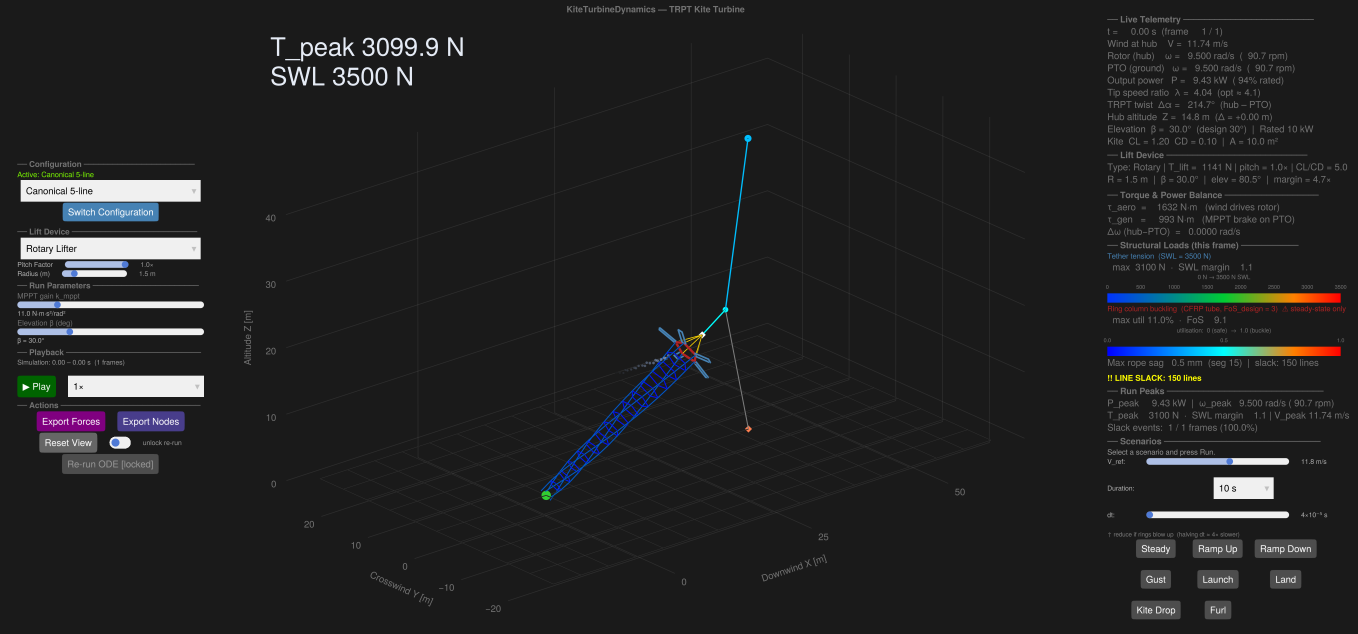
#> input picture docs/reporting/figures/instrument-gallery/captures/dashboard-twisted-window-head.png, 4074 x 1900 px (shown at 1/3 size)
$ python crop-twisted-cell.py
#> lines starting #> are read from the running program, lines starting #| are printed output that depends on the picture
#!/usr/bin/env python3
"""crop-twisted-cell.py — cut the 3D viewport out of the whole-window render.

render-twisted-state-head.jl saves the whole dashboard window at
px_per_unit = 2 (4074 x 1900). The layout columns are fixed: 300 px
control column, the 3D viewport, 370 px HUD column — but the widgets do
not respect their column exactly: the slider tracks end at device x = 612
(6 logical px past the 300 px column), and the HUD text anchors 3308 px at
the latest (23 device px inside its own column edge). Cutting on the
declared column widths therefore keeps clipped glyphs of both columns.

So the cut lands on the measured ink boundaries instead: device columns
613 .. 3308 inclusive, 2696 wide. Both inside margins carry zero ink at a
threshold of 12 levels off #1a1a1a, and the excluded strips carry the
sliders (1479 ink px) and the HUD's first glyph slivers. Every pixel the
scene draws prints; no chrome pixel does.

Run:
    python3 crop-twisted-cell.py
"""
from pathlib import Path
import hashlib

from PIL import Image

HERE = Path(__file__).resolve().parent
FULL = HERE / "dashboard-twisted-window-head.png"
OUT = HERE / "dashboard-twisted-state-head.png"

PPU = 2
WINDOW = (4074, 1900)
LEFT = 613          # first column kept: slider ink ends at 612
RIGHT = 3309        # one past the last column kept: HUD ink starts at 3311
CELL = (2696, 1900)

img = Image.open(FULL)
#> img is the input picture: PIL image 4074x1900 RGB; mean R, G, B 33.6, 34, 34.5
print(f"window {img.size}")
#| window (4074, 1900)
assert img.size == WINDOW, f"unexpected window size {img.size}, expected {WINDOW}"

vp = img.crop((LEFT, 0, RIGHT, WINDOW[1]))
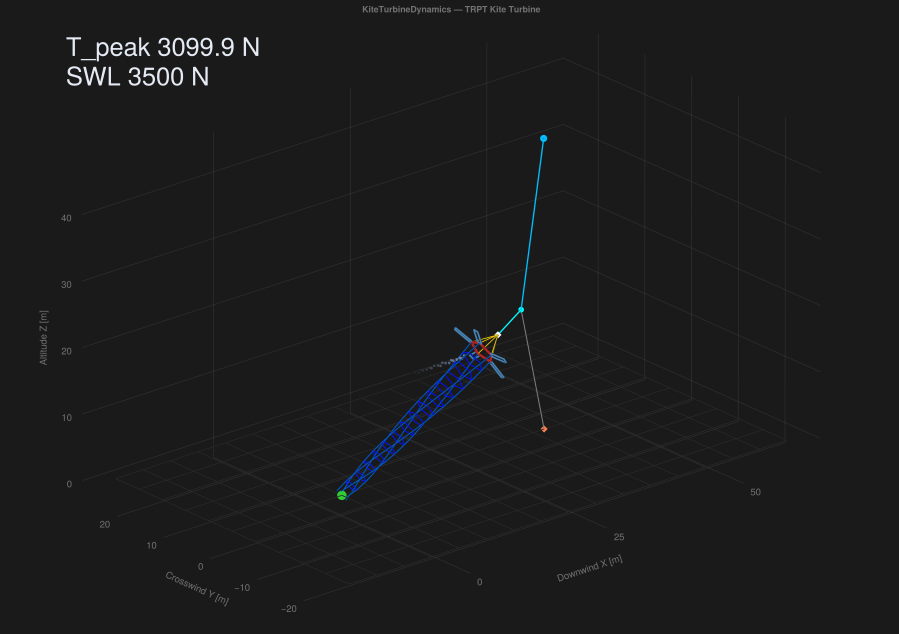
#> vp: PIL image 2696x1900 RGB (shown at 1/3 size); mean R, G, B 27.3, 27.6, 28
assert vp.size == CELL, f"unexpected cell size {vp.size}, expected {CELL}"
vp.save(OUT)
print(f"cell {vp.size}")
#| cell (2696, 1900)
print(f"cell bytes {OUT.stat().st_size}")
print(f"cell sha256 {hashlib.sha256(OUT.read_bytes()).hexdigest()}")
